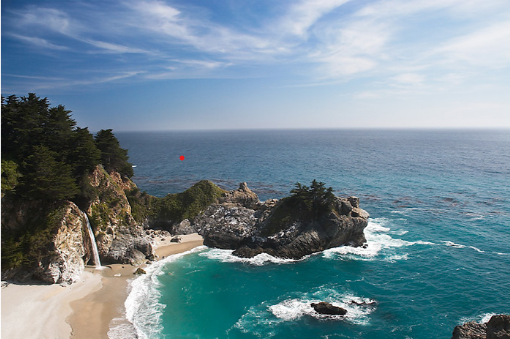
#> input picture Homework/HW1/figs/original.png, 510 x 339 px
$ python seam_carving_self.py
#> lines starting #> are read from the running program, lines starting #| are printed output that depends on the picture
import numpy as np
import matplotlib.pyplot as plt
from matplotlib.widgets import Button, Slider
from skimage import io, color
from scipy.ndimage import convolve
from numba import njit
import threading
import os

# --- 1. 核心计算部分 (保持精度) ---
# [60 lines left out: functions find_seam_numba, get_energy, seam_carve_image, not called in this run]

# --- 2. 界面与交互部分 ---
# 修复路径：请确保 bing1.png 和此脚本在同一目录下
img_path = '../figs/original.png'
if not os.path.exists(img_path):
    print(f"错误：找不到图片 {img_path}，请检查文件名！")
    exit()

im = io.imread(img_path)
#> im is the input picture: shape (339, 510, 4); mean R, G, B, A 113.4, 136.4, 148.4, 255
if im.ndim == 3 and im.shape[2] == 4: im = im[:, :, :3]
#> im: shape (339, 510, 3)

fig, (ax1, ax2) = plt.subplots(1, 2, figsize=(12, 6))
fig.subplots_adjust(bottom=0.25)
ax1.imshow(im); ax1.set_title('Input image'); ax1.axis('off')
himg = ax2.imshow(im); ax2.set_title('Resized Image'); ax2.axis('off')

slider_col = Slider(fig.add_axes([0.15, 0.10, 0.30, 0.03]), 'Col scale', 0.5, 1.0, valinit=1.0)
slider_row = Slider(fig.add_axes([0.15, 0.05, 0.30, 0.03]), 'Row scale', 0.5, 1.0, valinit=1.0)
btn = Button(fig.add_axes([0.60, 0.06, 0.20, 0.06]), 'Seam Carving', color='lightblue')

# [13 lines left out: function on_click, not called in this run]

btn.on_clicked(on_click)
plt.show()
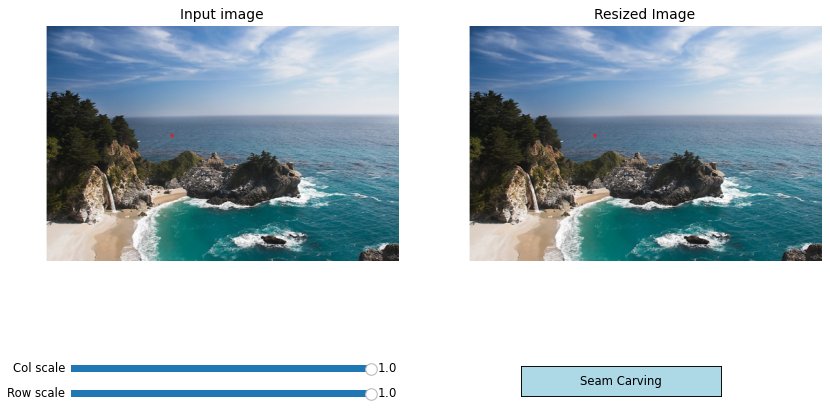
#> figure drawn by matplotlib, 4 panels

$ run again, with Homework/HW1/figs/bing2.png copied over Homework/HW1/figs/original.png
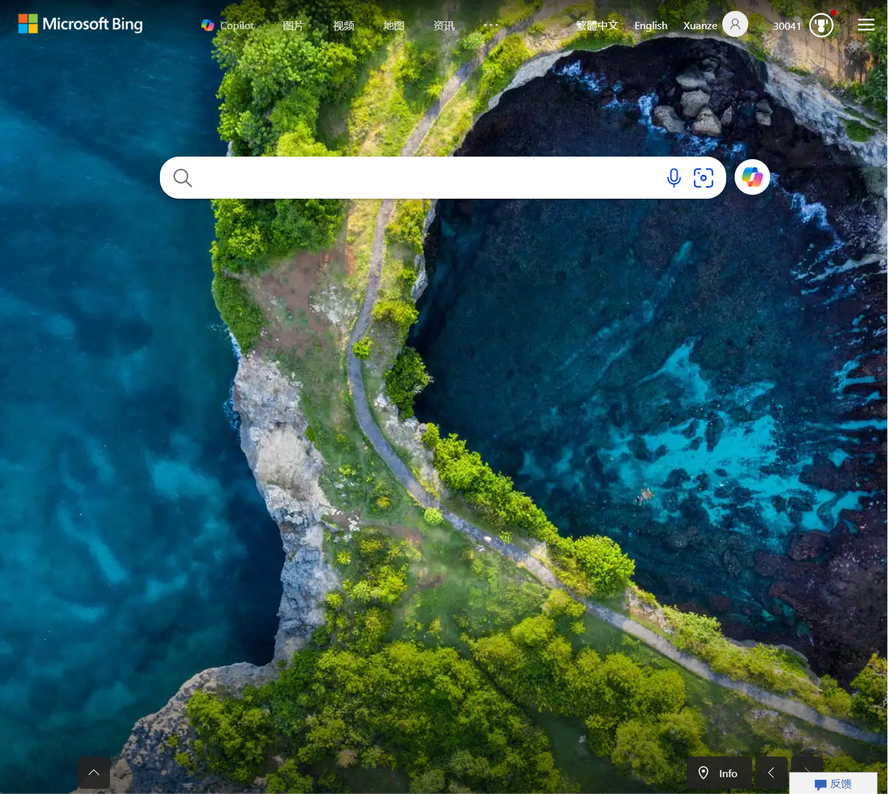
#> input picture Homework/HW1/figs/bing2.png, 888 x 794 px, shrunk from 1372 x 1227 before the run
#> im is the input picture: shape (794, 888, 4); mean R, G, B, A 51.5, 88.7, 82.9, 254.9
#> im: shape (794, 888, 3)
#> `plt.show()`:
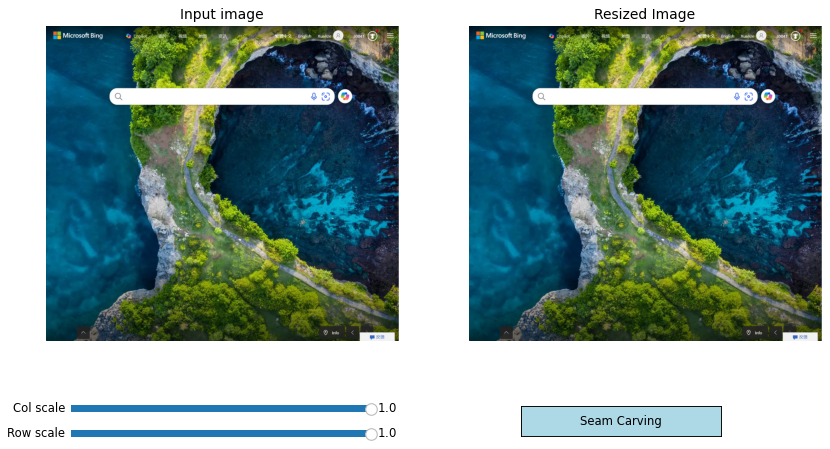
#> figure drawn by matplotlib, 4 panels

$ run again, with Homework/HW1/figs/chopping.png copied over Homework/HW1/figs/original.png
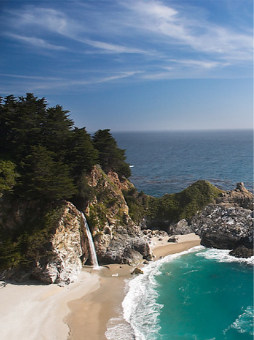
#> input picture Homework/HW1/figs/chopping.png, 254 x 340 px
#> im is the input picture: shape (340, 254, 4); mean R, G, B, A 101.1, 119.1, 129.5, 255
#> im: shape (340, 254, 3)
#> `plt.show()`:
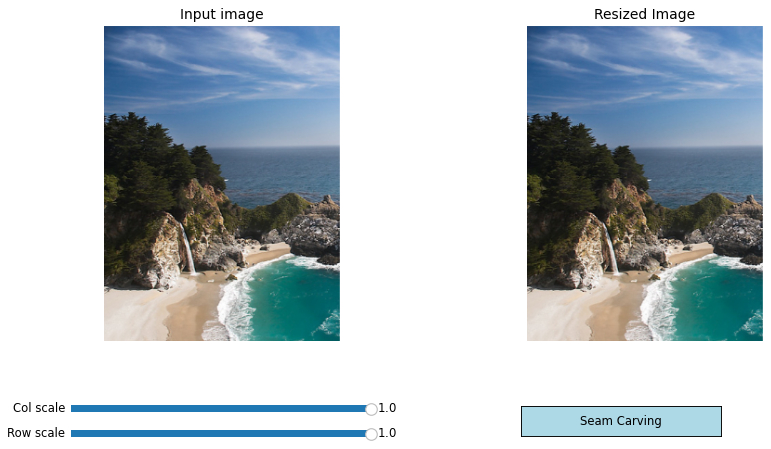
#> figure drawn by matplotlib, 4 panels

$ run again, with Homework/HW1/figs/compare.png copied over Homework/HW1/figs/original.png
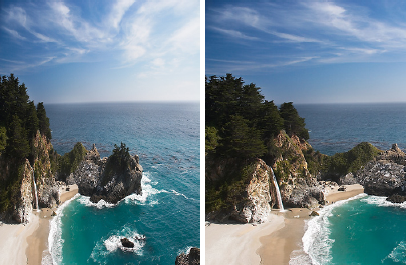
#> input picture Homework/HW1/figs/compare.png, 406 x 265 px
#> im is the input picture: shape (265, 406, 4); mean R, G, B, A 108.6, 128.8, 140.1, 255
#> im: shape (265, 406, 3)
#> `plt.show()`:
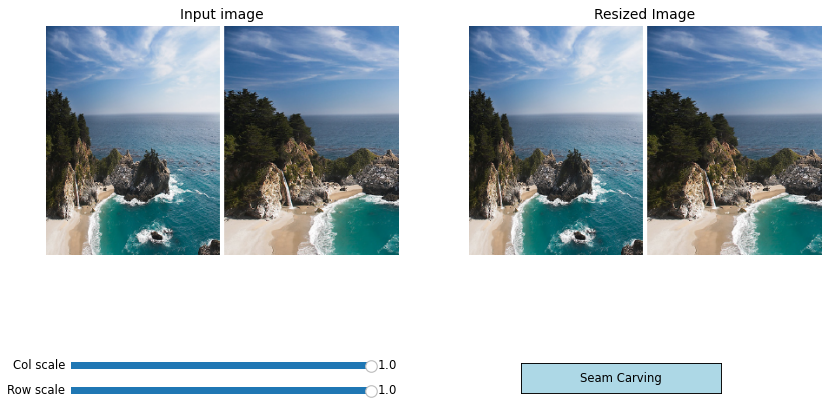
#> figure drawn by matplotlib, 4 panels
